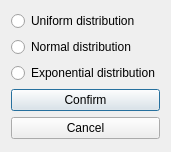
<?xml version="1.0" encoding="UTF-8"?>
<ui version="4.0">
 <class>noiseDistributionSelectDialog</class>
 <widget class="QDialog" name="noiseDistributionSelectDialog">
  <property name="geometry">
   <rect>
    <x>0</x>
    <y>0</y>
    <width>162</width>
    <height>152</height>
   </rect>
  </property>
  <property name="windowTitle">
   <string>Dialog</string>
  </property>
  <layout class="QVBoxLayout" name="verticalLayout">
   <item>
    <widget class="QRadioButton" name="whiteNoiseRadio">
     <property name="text">
      <string>Uniform distribution</string>
     </property>
     <attribute name="buttonGroup">
      <string notr="true">buttonGroup</string>
     </attribute>
    </widget>
   </item>
   <item>
    <widget class="QRadioButton" name="normalDistributionRadio">
     <property name="text">
      <string>Normal distribution</string>
     </property>
     <attribute name="buttonGroup">
      <string notr="true">buttonGroup</string>
     </attribute>
    </widget>
   </item>
   <item>
    <widget class="QRadioButton" name="exponentialDistributionRadio">
     <property name="text">
      <string>Exponential distribution</string>
     </property>
     <attribute name="buttonGroup">
      <string notr="true">buttonGroup</string>
     </attribute>
    </widget>
   </item>
   <item>
    <widget class="QPushButton" name="confirmButton">
     <property name="text">
      <string>Confirm</string>
     </property>
    </widget>
   </item>
   <item>
    <widget class="QPushButton" name="cancelButton">
     <property name="text">
      <string>Cancel</string>
     </property>
    </widget>
   </item>
   <item>
    <spacer name="verticalSpacer">
     <property name="orientation">
      <enum>Qt::Vertical</enum>
     </property>
     <property name="sizeHint" stdset="0">
      <size>
       <width>20</width>
       <height>40</height>
      </size>
     </property>
    </spacer>
   </item>
  </layout>
 </widget>
 <resources/>
 <connections/>
 <buttongroups>
  <buttongroup name="buttonGroup"/>
 </buttongroups>
</ui>
